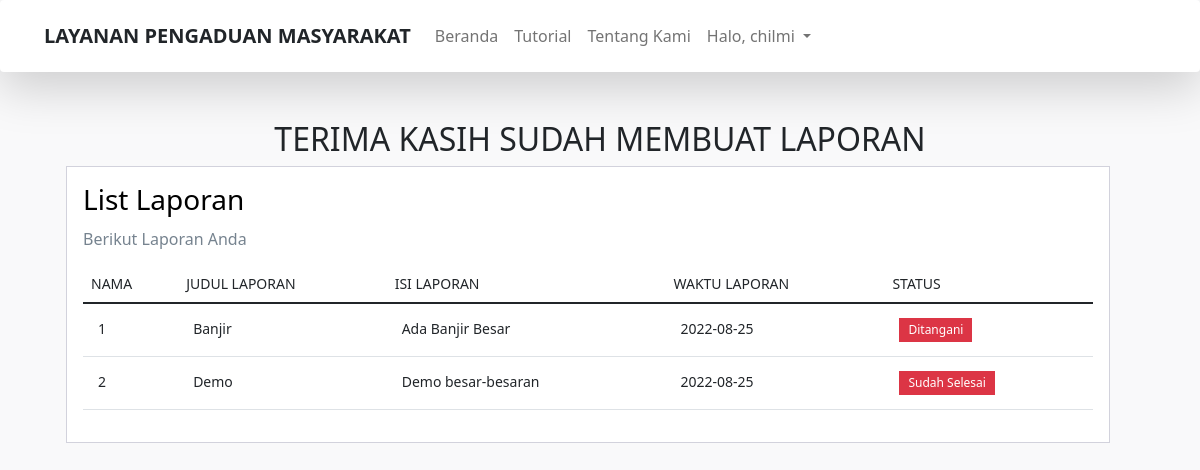
The page /user-report.php (signed in) on the database its author committed.
### tables this page shows
CREATE TABLE `tb_laporan` (
  `id_laporan` int(11) NOT NULL,
  `id_detail_user` int(11) NOT NULL,
  `judul_laporan` varchar(100) NOT NULL,
  `deskripsi` text NOT NULL,
  `tanggal_kejadian` date NOT NULL,
  `lokasi_kejadian` text NOT NULL,
  `instansi_tujuan` text NOT NULL,
  `file` varchar(100) DEFAULT NULL,
  `status` varchar(50) NOT NULL
);

### user-report.php (the view, shortened to what this page needs)
<?php
include "./config/connection.php";
?>
<!DOCTYPE html>
<html lang="en">
   <head>
      <link href="https://cdn.jsdelivr.net/npm/bootstrap@5.1.3/dist/css/bootstrap.min.css" rel="stylesheet">
      <link rel="stylesheet" href="style-user-report.css">
   </head>
   <body>
   <nav class="navbar navbar-expand-lg navbar-light bg-light shadow-lg p-3 mb-5 bg-body rounded">
         <div class="container-fluid">
            <a class="navbar-brand" href="#">
            <a class="navbar-brand fw-bold text-dark f-" href="index.php" >LAYANAN PENGADUAN MASYARAKAT</a>
            <div class="collapse navbar-collapse" id="navbarNavDarkDropdown">
               <ul class="navbar-nav">
                  <li class="nav-item">
                     <a class="nav-link" aria-current="page" href="index.php">Beranda</a>
                  <li class="nav-item">
                     <a class="nav-link" aria-current="page" href="#">Tutorial</a>
                  <li class="nav-item">
                     <a class="nav-link" aria-current="page" href="#">Tentang Kami</a>
                     <li class="nav-item dropdown">
                      <a class="nav-link dropdown-toggle" href="#" role="button" data-bs-toggle="dropdown" aria-expanded="false"> Halo, <?=$_SESSION['userweb']?> </a>
                  </li>
               </ul>
            </div>
         </div>
      </nav>
      <div>
        <div class="container">
          <div class="text-center">
          <h2>TERIMA KASIH SUDAH MEMBUAT LAPORAN</h2>
        </div>
        <div class="page-content page-container" id="page-content">
        <div class="row container d-flex justify-content-center">
			<div class="col-lg-12 grid-margin stretch-card">
              <div class="card">
                <div class="card-body">
                  <h3 class="card-title">List Laporan</h3>
                  <p class="card-description">
                    Berikut Laporan Anda
                  </p>
                  <div class="table-responsive">
                    <table class="table">
                      <thead>
                        <tr>
                          <th>Nama</th>
                          <th>Judul Laporan</th>
                          <th>Isi Laporan</th>
                          <th>Waktu Laporan</th>
                          <th>Status</th>
                        </tr>
                      </thead>
                      <tbody>
						<?php
						$sql = "SELECT * FROM tb_laporan";
						$result = $koneksi->query($sql);
						if ($result->num_rows > 0) {
						  while($row = $result->fetch_assoc()) {
						?>
                        <tr>
                          <td><?=$row['id_laporan']?></td>
                          <td><?=$row['judul_laporan']?></td>
                          <td><?=$row['deskripsi']?></td>
                          <td><?=$row['tanggal_kejadian']?></td>
                          <td><label class="badge bg-danger"><?=$row['status']?></label></td>
                        </tr>
						<?php
						}
						} else {
						  echo "0 results";
						}
						?>
                      </tbody>
                    </table>
                  </div>
                </div>
              </div>
            </div>
            </div>
              </div>
            </div>
      </div>
   </body>
</html>

### style-user-report.css (style rules this page uses)
body { background-color: #f9f9fa }
.card { box-shadow: none; -webkit-box-shadow: none; -moz-box-shadow: none; -ms-box-shadow: none }
.card { position: relative; display: flex; flex-direction: column; min-width: 0; word-wrap: break-word; background-color: #fff; background-clip: border-box; border: 1px solid #d2d2dc; border-radius: 0 }
.card .card-title { color: #000000; margin-bottom: 0.625rem; text-transform: capitalize; font-weight: 500; }
.card .card-description { margin-bottom: .875rem; font-weight: 400; color: #76838f; }
p { margin-bottom: .5rem; line-height: 1.5rem; }
.table-responsive { display: block; width: 100%; overflow-x: auto; -webkit-overflow-scrolling: touch; -ms-overflow-style: -ms-autohiding-scrollbar; }
.table, .jsgrid .jsgrid-table { width: 100%; max-width: 100%; margin-bottom: 1rem; background-color: transparent; }
.table thead th, .jsgrid .jsgrid-table thead th { border-top: 0; border-bottom-width: 1px; font-weight: 500; font-size: .875rem; text-transform: uppercase; }
.table td, .jsgrid .jsgrid-table td { font-size: 0.875rem; padding: .875rem 0.9375rem; }
.badge { border-radius: 0; font-size: 12px; line-height: 1; padding: .375rem .5625rem; font-weight: normal; }

### rows shown on the page
tb_laporan: id_laporan "1", judul_laporan "Banjir", deskripsi "Ada Banjir Besar", tanggal_kejadian "2022-08-25", status "Ditangani"
tb_laporan: id_laporan "2", judul_laporan "Demo", deskripsi "Demo besar-besaran", tanggal_kejadian "2022-08-25", status "Sudah Selesai"

### other values the page prints
$_SESSION['userweb'] "chilmi"
